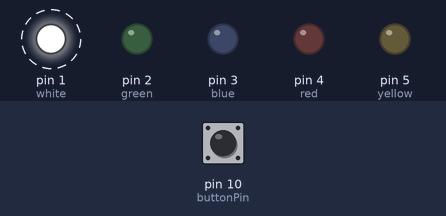
The sketch below on a simulated Arduino Uno, built with avr-gcc and run on an emulated ATmega328P. Shown: output pins drawn as LEDs (lit = HIGH). Dashed ring = blinking. The inputs (shaded band) are chosen by the test bench; at power-on: pin 10 (buttonPin) LOW.

Above: at 1.25 s.
1.3 s: pin 10 (buttonPin) pulled HIGH for 0.25 s
At 1.45 s:
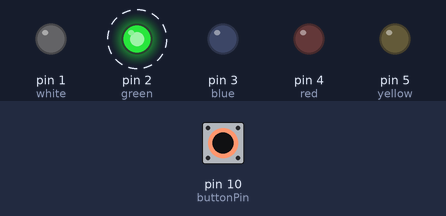
4.3 s: pin 10 (buttonPin) pulled HIGH for 1 s
At 4.45 s:
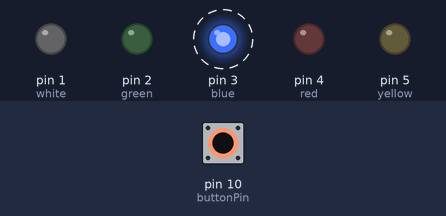
7.3 s: pin 10 (buttonPin) pulled HIGH for 0.25 s
At 7.45 s:
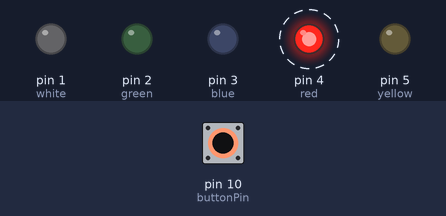
10.3 s: pin 10 (buttonPin) pulled HIGH for 3.2 s
At 10.45 s:
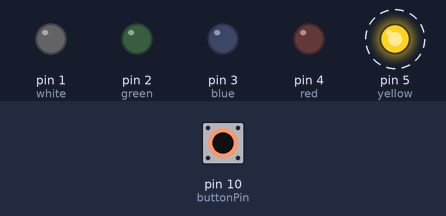
15.0 s: pin 10 (buttonPin) pulled HIGH for 0.25 s
At 15.25 s:
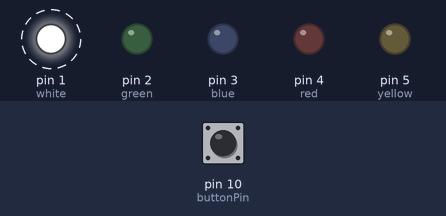
Timing chart, 0 to 19.0 s (numbered marks = the images above; inputs shaded):
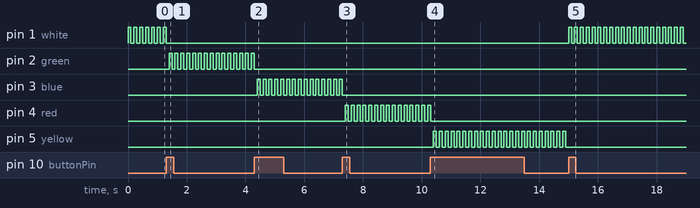

The sketch:

Button.ino
```cpp
const int buttonPin = 10;
const int white =  1;
const int green = 2;
const int blue = 3;
const int red = 4;
const int yellow = 5;

int buttonState = 0;
int change = 0;
int flag = 0;

void setup() {

  pinMode(white, OUTPUT);
  pinMode(green, OUTPUT);
  pinMode(blue, OUTPUT);
  pinMode(red, OUTPUT);
  pinMode(yellow,OUTPUT);
  pinMode(buttonPin, INPUT);
}

void mode1(){
  digitalWrite(white, HIGH);
  delay(100);
  digitalWrite(white, LOW);
  delay(100);
}

void mode2(){
  digitalWrite(green, HIGH);
  delay(100);
  digitalWrite(green, LOW);
  delay(100);
}

void mode3(){
  digitalWrite(blue, HIGH);
  delay(100);
  digitalWrite(blue, LOW);
  delay(100);
}

void mode4(){
  digitalWrite(red, HIGH);
  delay(100);
  digitalWrite(red, LOW);
  delay(100);
}

void mode5(){
  digitalWrite(yellow, HIGH);
  delay(100);
  digitalWrite(yellow, LOW);
  delay(100);
}

void loop() {
  buttonState = digitalRead(buttonPin);

  if (buttonState == HIGH && flag == 0) {
    change += 1;
    flag = 1;

    if(change == 5){
      change = 0;
    }
  } else if(buttonState == LOW){
    flag = 0;
  }

  if(change == 0){
    mode1();
  }

  else if(change == 1){
    mode2();
  }

  else if(change == 2){
    mode3();
  }

  else if(change == 3){
    mode4();
  }

  else if(change == 4){
    mode5();
  }

}
```

Measured:
- after the input at 1.3 s, pin 1 (white): goes on until 1.3 s, then stays LOW; pin 2 (green): alternates HIGH for 0.10 s and LOW for 0.10 s, starting after 0.10 s
- after the input at 4.3 s, pin 2 (green): goes on until 4.3 s, then stays LOW; pin 3 (blue): alternates HIGH for 0.10 s and LOW for 0.10 s, starting after 0.10 s
- after the input at 7.3 s, pin 3 (blue): goes on until 7.3 s, then stays LOW; pin 4 (red): alternates HIGH for 0.10 s and LOW for 0.10 s, starting after 0.10 s
- after the input at 10.3 s, pin 4 (red): goes on until 10.3 s, then stays LOW; pin 5 (yellow): alternates HIGH for 0.10 s and LOW for 0.10 s, starting after 0.10 s
- after the input at 15.0 s, pin 1 (white): alternates HIGH for 0.10 s and LOW for 0.10 s, starting at once; pin 5 (yellow): stops changing and stays LOW
- by itself, pin 1 (white): alternates HIGH for 0.10 s and LOW for 0.10 s
